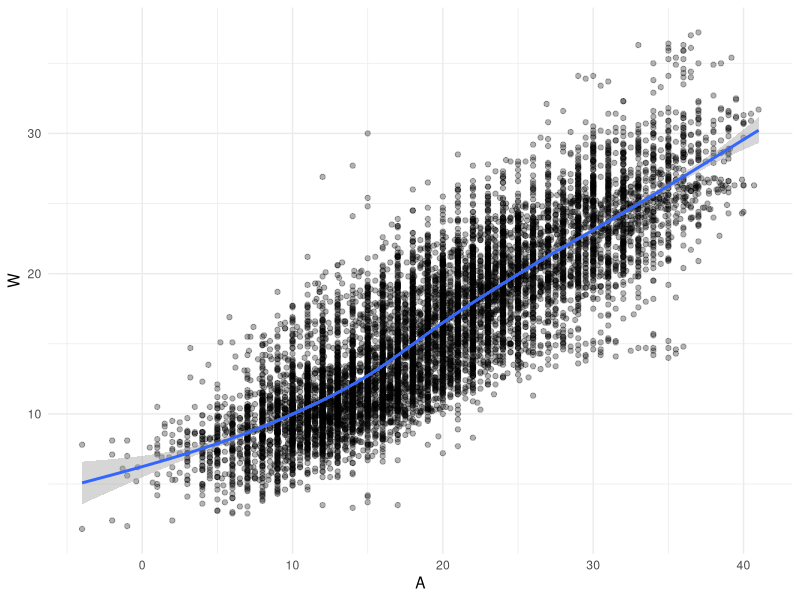
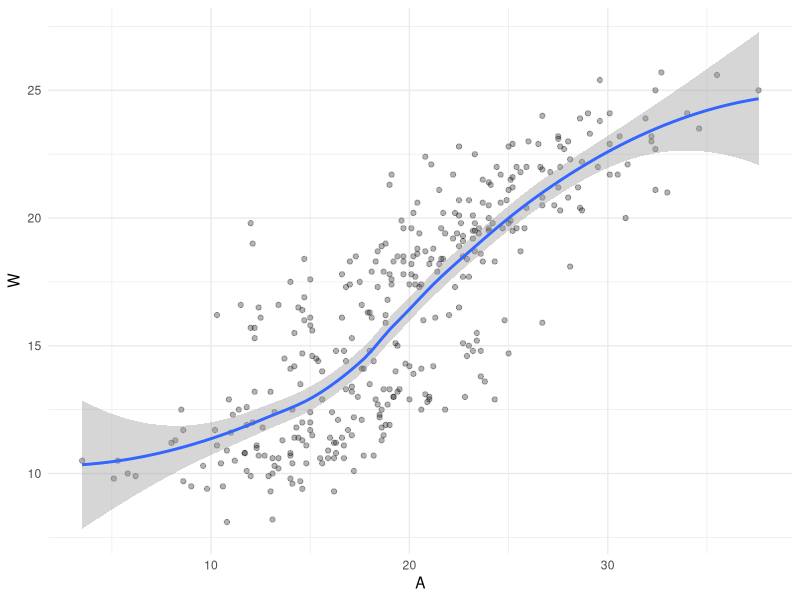
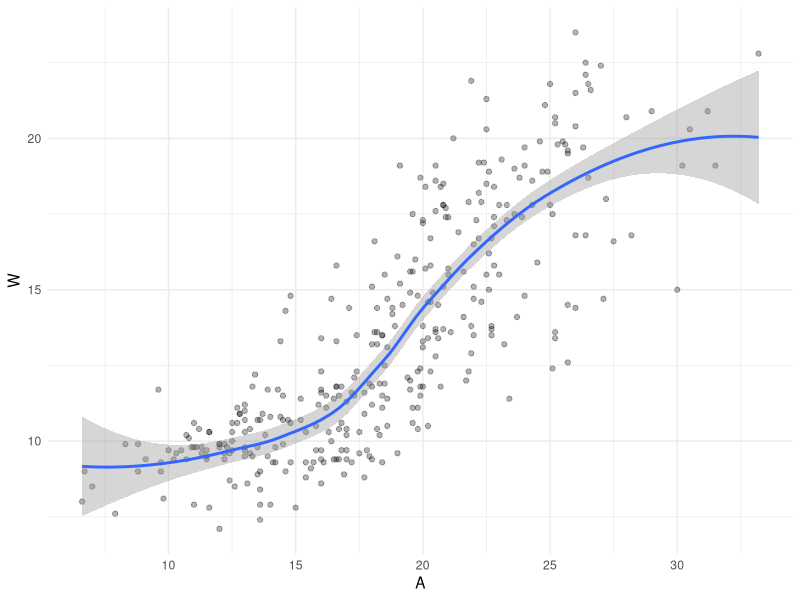
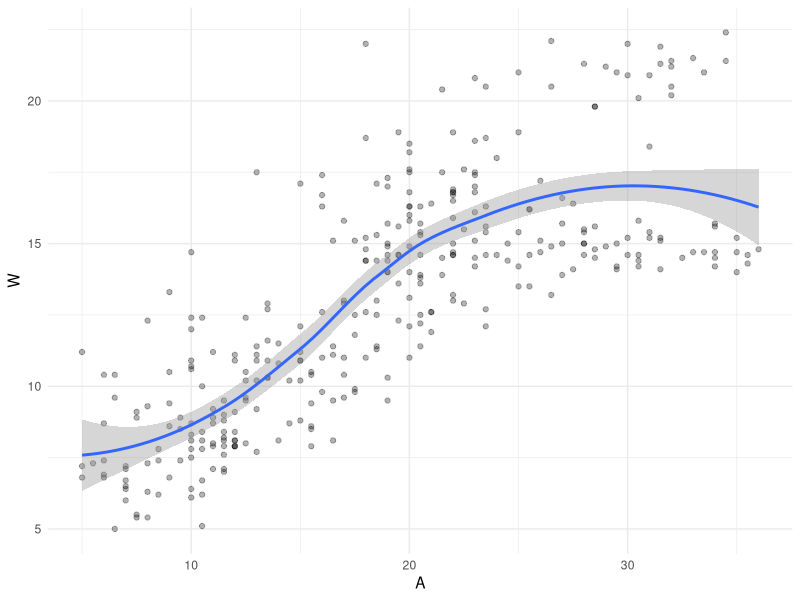
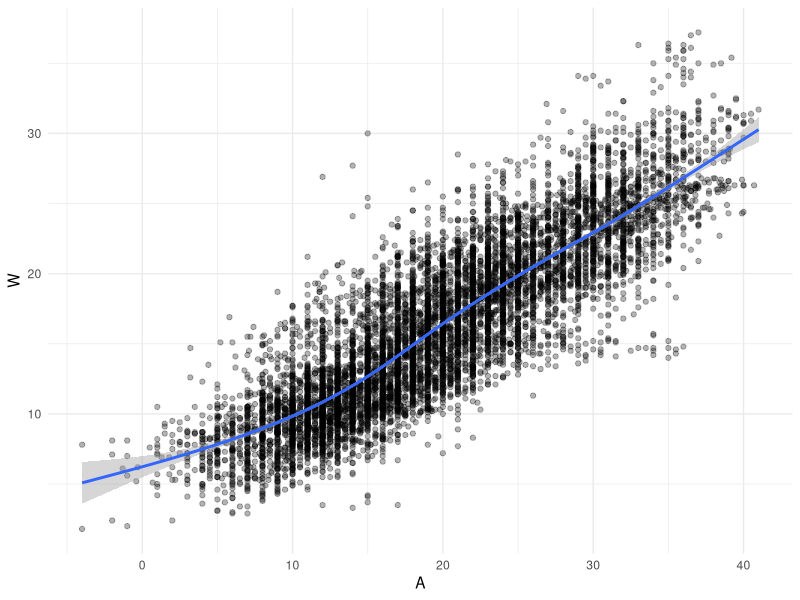
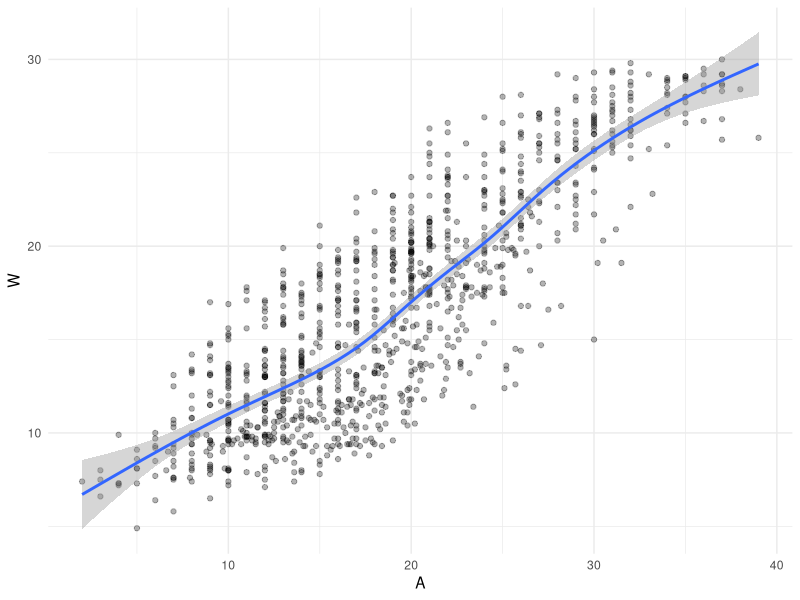
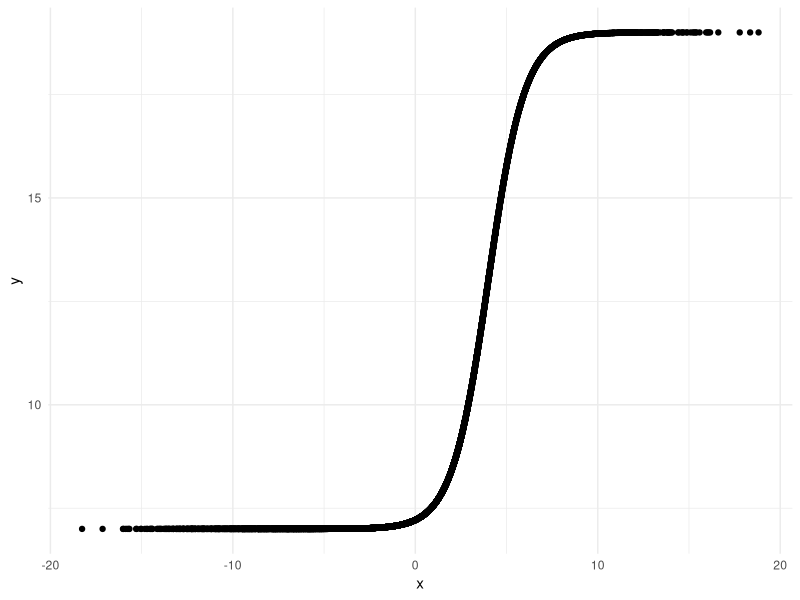
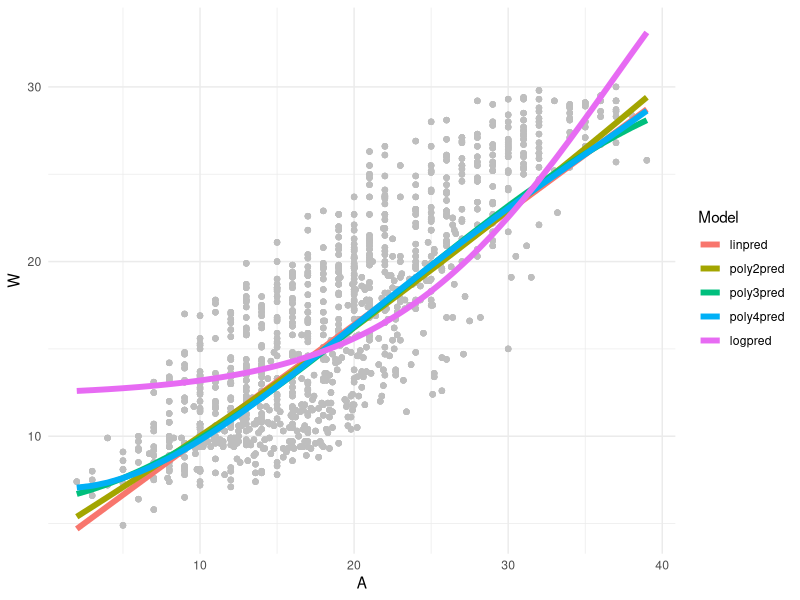

Here is the R script that generated these plots, in order: (Note: this script raises an error after producing the figures.)
options(scipen=999)
library(tidyverse)    #Essential Functions
library(modelr)
DATA=read_csv("AirWaterTemp.csv",col_types=cols()) #River Data

#1.1
ggplot(data=DATA) +
  geom_point(aes(x=A,y=W),alpha=0.3)+
  geom_smooth(aes(x=A,y=W)) +
  theme_minimal()

#1.2
WAPLOT.func=function(Location){

  DATA %>% filter(L == Location) %>%
    ggplot()+
    geom_point(aes(x=A,y=W),alpha=0.3)+
    geom_smooth(aes(x=A,y=W)) +
    theme_minimal()
}

WAPLOT.func(103)
WAPLOT.func(105)
WAPLOT.func(918)

#1.3
set.seed(216)
TEST.LOCATIONS=sample(x=unique(DATA$L),size=3,replace=F)

TRAIN = anti_join(DATA,tibble(L=TEST.LOCATIONS),by="L")
TEST = semi_join(DATA,tibble(L=TEST.LOCATIONS),by="L")

#1.4
WAPLOT2.func=function(DATA){
  ggplot(data=DATA)+
    geom_point(aes(x=A,y=W),alpha=0.3)+
    geom_smooth(aes(x=A,y=W)) +
    theme_minimal()
}

WAPLOT2.func(TRAIN)
WAPLOT2.func(TEST)

#2.1
linmod=lm(W~A,data=TRAIN)
summary(linmod)

#2.2
TRAIN2 = TRAIN %>% add_predictions(linmod,var="linpred")
TEST2 = TEST %>% add_predictions(linmod,var="linpred")

#2.3
TRAIN3 = TRAIN2 %>% add_residuals(linmod,var="linres")
TEST3 = TEST2 %>% add_residuals(linmod,var="linres")


#3.1
poly2mod=lm(W~A+I(A^2),data=TRAIN)
poly3mod=lm(W~A+I(A^2)+I(A^3),data=TRAIN)
poly4mod=lm(W~A+I(A^2)+I(A^3)+I(A^4),data=TRAIN)
anova(linmod,poly2mod,poly3mod,poly4mod,test="Chisq")

#3.2
TRAIN4 =TRAIN3 %>% 
  add_predictions(poly2mod,var="poly2pred") %>%
  add_predictions(poly3mod,var="poly3pred") %>%
  add_predictions(poly4mod,var="poly4pred")
  
TEST4 =TEST3 %>% 
  add_predictions(poly2mod,var="poly2pred") %>%
  add_predictions(poly3mod,var="poly3pred") %>%
  add_predictions(poly4mod,var="poly4pred")

#3.3
TRAIN5 =TRAIN4 %>% 
  add_residuals(poly2mod,var="poly2res") %>%
  add_residuals(poly3mod,var="poly3res") %>%
  add_residuals(poly4mod,var="poly4res")

TEST5 =TEST4 %>% 
  add_residuals(poly2mod,var="poly2res") %>%
  add_residuals(poly3mod,var="poly3res") %>%
  add_residuals(poly4mod,var="poly4res")


#4.1
set.seed(216)
EXAMPLE=tibble(
  x=rnorm(10000,mean=0,sd=5),
  y=7+12/(1+exp(4-1*x))
)
ggplot(data=EXAMPLE) +
  geom_point(aes(x=x,y=y)) +
  theme_minimal()

#4.2
logistic.model=function(COEF,DATA){
  pred=COEF[1]+COEF[2]/(1+exp(COEF[3]-COEF[4]*DATA$A))
}
MSE.logistic=function(COEF,DATA){
  error=DATA$W-logistic.model(DATA=DATA,COEF=COEF)
  sq.error=error^2
  mse=mean(sq.error,na.rm=T)
  return(mse)
}

#4.3
logistic.mod=optim(
  par=c(min(TRAIN$W,na.rm=T),
        max(TRAIN$W,na.rm=T)-min(TRAIN$W,na.rm=T),
        median(TRAIN$A,na.rm=T),
        1),           #Smart Starting Values
  fn=MSE.logistic,    #Function to Minimize
  DATA=TRAIN          #Required Argument
)
print(logistic.mod)

#4.4
TRAIN6=TRAIN5 %>% mutate(logpred=logistic.model(COEF=logistic.mod$par,DATA=TRAIN5),
                         logres=W-logpred)
TEST6=TEST5 %>% mutate(logpred=logistic.model(COEF=logistic.mod$par,DATA=TEST5),
                         logres=W-logpred)


#Intermission
save.image("Tutorial11.Rdata")


#5.1
TEST6 %>%
  select(L,A,W,linpred,poly2pred,poly3pred,poly4pred,logpred)%>%
  gather(linpred:logpred,key="Model",value="Pred",factor_key=T) %>%
    ggplot() + 
      geom_point(aes(x=A,y=W),color="gray") + 
      theme_minimal() +
      geom_line(aes(x=A,y=Pred,color=Model),size=2)

#5.2
TEST6 %>%
  select(L,A,W,linpred,poly2pred,poly3pred,poly4pred,logpred)%>%
  gather(linpred:logpred,key="Model",value="Pred",factor_key=T) %>%
    ggplot() + 
    geom_point(aes(x=W,y=Pred,color=Model)) + 
    geom_abline(a=0,b=1,color="black",size=2) +
    xlab("Maximum Water Temperature") +
    ylab("Predicted Water Temperature") +
    theme_minimal()

#5.3
TEST6 %>%
  select(L,A,W,TIME,linres,poly2res,poly3res,poly4res,logres)%>%
  gather(linres:logres,key="Model",value="Res",factor_key=T) %>%
    ggplot() + 
      geom_line(aes(x=TIME,y=Res),color="lightskyblue2") + 
      geom_hline(yintercept=0,color="black",linetype=2,size=1.5) +
      xlab("Time") +
      ylab("Residual") +
      theme_dark() +
      facet_grid(Model~.)

#5.4
TEST6 %>%
  select(L,A,W,TIME,linpred,logpred) %>%
  gather(linpred:logpred,key="Model",value="Pred",factor_key=T) %>%
    ggplot() +
      geom_point(aes(x=A,y=W),alpha=0.2) +
      geom_line(aes(x=A,y=Pred,color=Model),size=2) +
      theme_minimal()+facet_grid(L~.)

TEST6 %>%
  select(L,A,W,TIME,linres,logres) %>%
  gather(linres:logres,key="Model",value="Res",factor_key=T) %>%
  ggplot() +
  geom_point(aes(x=A,y=Res,color=Model)) +
  geom_hline(yintercept=0) +
  theme_minimal()+facet_grid(L~.)

TEST6 %>%
  select(L,A,W,TIME,linres,logres) %>%
  gather(linres:logres,key="Model",value="Res",factor_key=T) %>%
  ggplot() +
  geom_point(aes(x=TIME,y=Res,color=Model)) +
  geom_hline(yintercept=0) +
  theme_minimal()+facet_grid(L~.)


#6.1
bias.func=function(res){
  bias=mean(res,na.rm=T)
  return(bias)
}

mae.func=function(res){
  mae=mean(abs(res),na.rm=T)
  return(mae)
}

rmse.func=function(res){
  mse=mean(res^2,na.rm=T)
  rmse=sqrt(mse)
  return(rmse)
}

#6.2
ex.res=TEST6$linres
c(bias.func(ex.res),mae.func(ex.res),rmse.func(ex.res))

ex.res.mat=TEST6 %>% select(linres,poly2res,poly3res,poly4res,logres)
apply(ex.res.mat,2,bias.func)
apply(ex.res.mat,2,mae.func)
apply(ex.res.mat,2,rmse.func)

#6.3
SUMM1=TEST6 %>%
  select(L,A,W,TIME,linres,poly2res,poly3res,poly4res,logres)%>%
  rename(Linear=linres,`Poly(2)`=poly2res,`Poly(3)`=poly3res,`Poly(4)`=poly4res,Logistic=logres)%>%
  gather(Linear:Logistic,key="Model",value="Residual",factor_key=T)
SUMM2= SUMM1 %>% 
  group_by(Model) %>%
  summarize(MB=bias.func(Residual),
            MAE=mae.func(Residual),
            RMSE=rmse.func(Residual))
print(SUMM2)

#6.4
SUMM3=xtable(SUMM2,digits=4,align=c("l","l","r","r","r"))
print(SUMM3,include.rownames=F,type="html")
